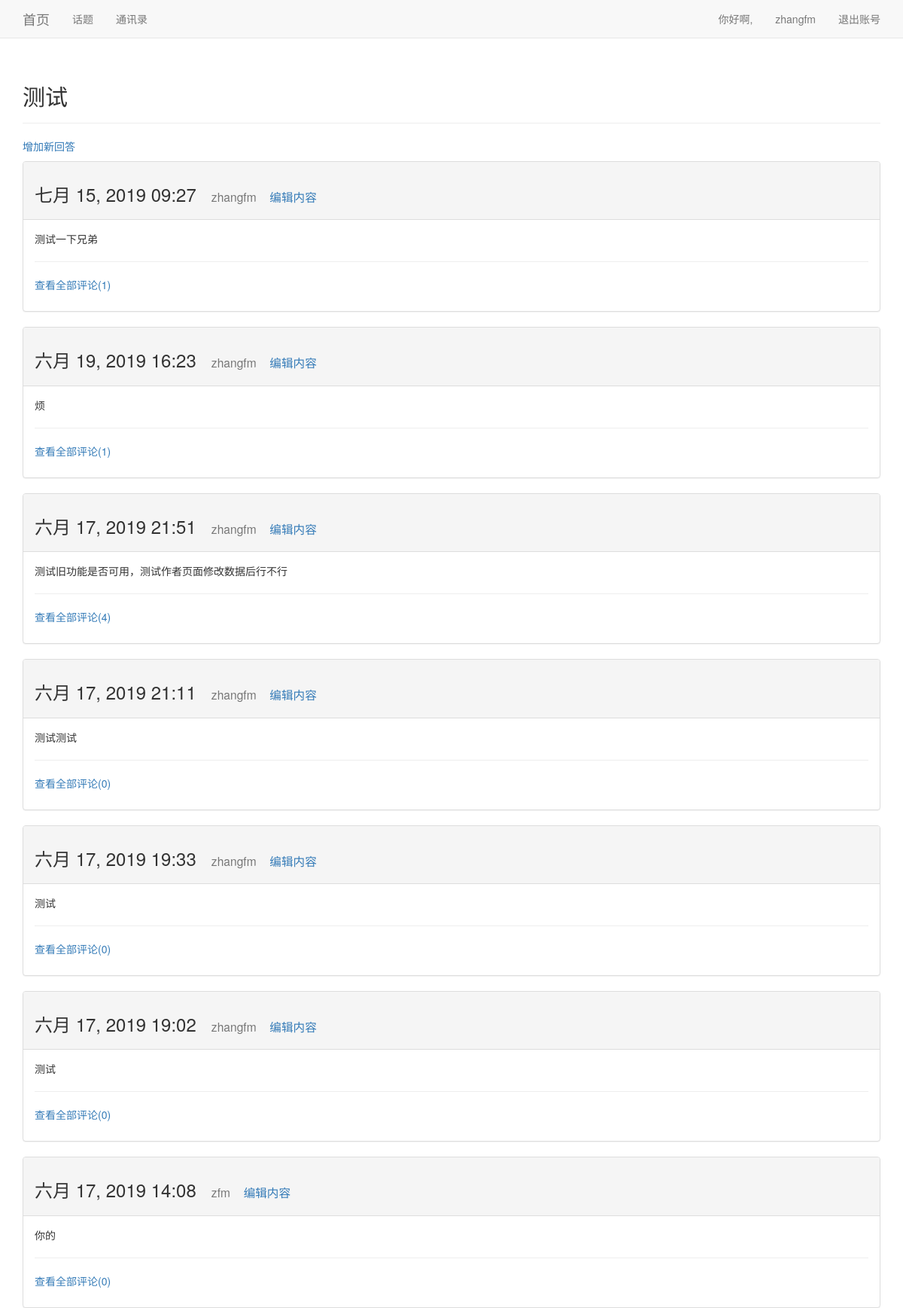
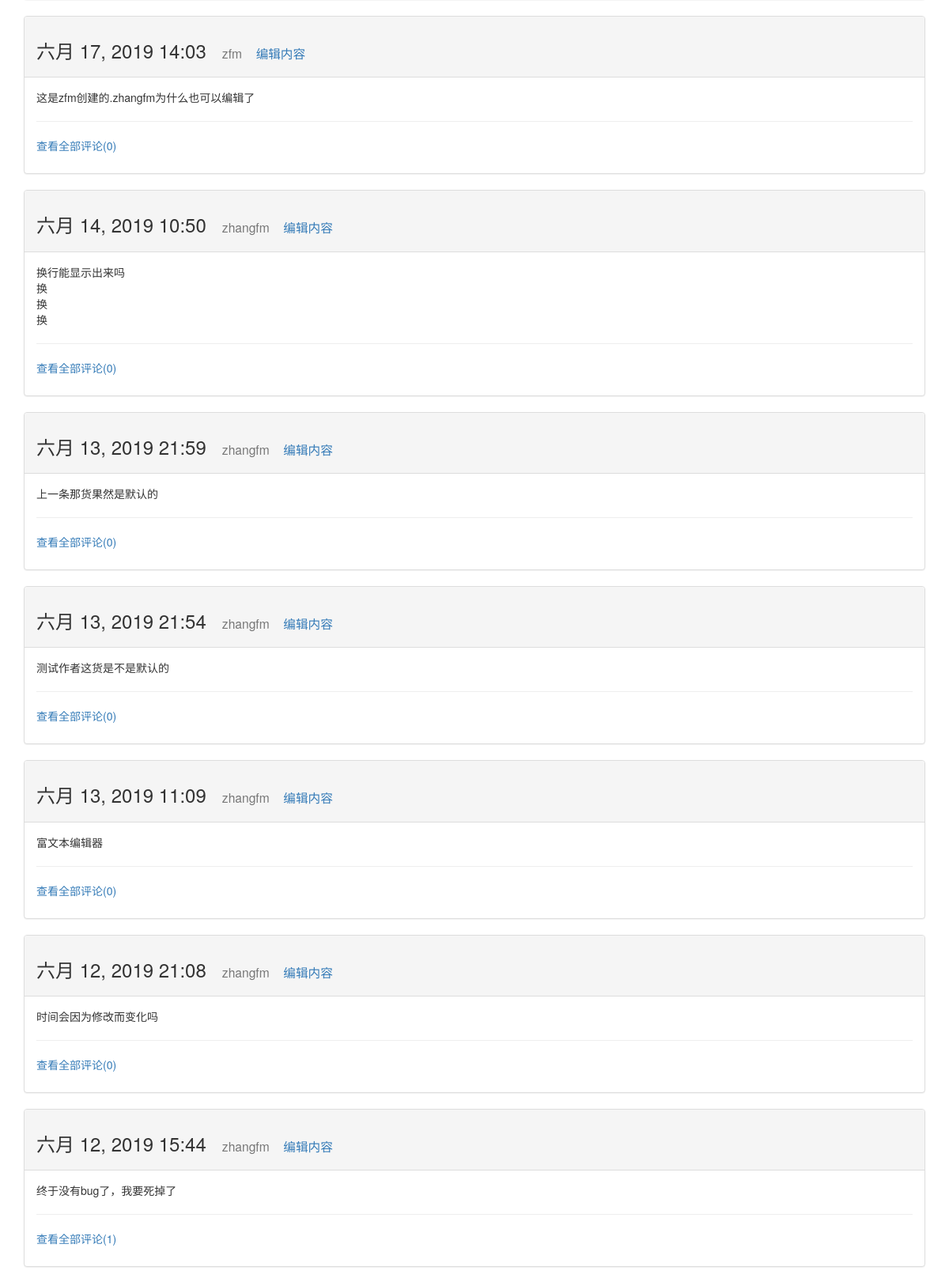
The page /topics/2/ (signed in, upper part) on the database its author committed (2 pictures, top to bottom).
### syy_topics/models.py (models this page shows, shortened)
class SYY_Topic(models.Model):
    text=models.CharField(max_length=200)
    date_added=models.DateTimeField(auto_now_add=True)
    owner=models.ForeignKey(User,on_delete=models.CASCADE)
    class Meta:
        verbose_name_plural='话题'
    def __str__(self):
        return self.text

class SYY_Entry(models.Model):
    topic=models.ForeignKey(SYY_Topic,on_delete=models.CASCADE)
    text=RichTextField('文章标题')
    date_added=models.DateTimeField(auto_now_add=True)
    owner=models.ForeignKey(User,on_delete=models.CASCADE)
    class Meta:
	    verbose_name_plural='回答'

### syy_topics/views.py (the view)
# urls.py: url(r'^topics/(?P<topic_id>\d+)/$',views.topic,name='topic'),
@login_required
def topic(request,topic_id):   #显示特定主体的详细页面
	topic = get_object_or_404(SYY_Topic, id=topic_id)
	entries = topic.syy_entry_set.order_by('-date_added')
	'''number=[]
	b=len(entries)
	for entry in entries:
		a=len(entry.syy_comment_set.order_by('-created_time'))
		number.append(a)'''
	context={'topic':topic,'entries':entries}
	return render(request,'syy_topics/topic.html',context)

### syy_topics/templates/syy_topics/topic.html (shortened to what this page needs)
{% extends 'syy_topics/base.html' %}
{% block header %}
  <h2>{{ topic }}</h2>
{% endblock header %}
{% block content %}
  <p>
    <a href="{% url 'syy_topics:new_entry' topic.id %}">增加新回答</a>
  </p>
  {% for entry in entries %}
    <div class="panel panel-default">
      <div class="panel-heading">
        <h3>
          {{ entry.date_added|date:'M d, Y H:i' }}
		  <small>
		  {{ entry.owner }}
		  </small>
          <small>
            <a href="{% url 'syy_topics:edit_entry' entry.id %}">
              编辑内容</a>
          </small>
        </h3>
      </div>
      <div class="panel-body">
        {{ entry.text|linebreaks }}
		<hr/>
		<p>
		<a href="{% url 'syy_topics:entry' entry.id %}">查看全部评论({{ entry.syy_comment_set.count }})</a>
		</p>
      </div>
    </div>
  {% empty %}
   <p>
    <font size="3" color="#BEBFC3">
     还还没有内容，你要做那个开创者吗？
	</font>
   </p>
  {% endfor %}
{% endblock content %}

### syy_topics/templates/syy_topics/base.html (shortened to what this page needs)
{% load bootstrap3 %}
<!DOCTYPE html>
<html lang="en">
  <head>
    {% bootstrap_css %}
  </head>
  <body>
    <nav class="navbar navbar-default navbar-static-top">
      <div class="container">
        <div class="navbar-header">
          <a class="navbar-brand" href="{% url 'syy_topics:index' %}">
              首页</a>
        </div>
        <div id="navbar" class="navbar-collapse collapse">
          <ul class="nav navbar-nav">
            <li><a href="{% url 'syy_topics:topics' %}">话题</a></li>
          </ul>
		  <ul class="nav navbar-nav">
            <li><a href="{% url 'syy_contacts:search' %}">通讯录</a></li>
          </ul>
          <ul class="nav navbar-nav navbar-right">
            {% if user.is_authenticated %}
              <li><a href="#">你好啊,<li><a href="{% url 'syy_topics:owner' %}">{{ user.username }}</a></a>
              <li><a href="{% url 'users:logout' %}">退出账号</a></li>
            {% else %}
              <li><a href="{% url 'users:register' %}">注册</a></li>
              <li><a href="{% url 'users:login' %}">登录</a></li>
            {% endif %}
          </ul>
        </div>
      </div>
    </nav>
    <div class="container">
      <div class="page-header">
        {% block header %}{% endblock header %}
      </div>
      <div>
        {% block content %}{% endblock content%}
      </div>
    </div>
  </body>
</html>

### rows shown on the page
SYY_Topic: text "测试"
SYY_Entry: date_added "七月 15, 2019 09:27", owner "zhangfm", text "测试一下兄弟", syy_comment_set.count "1"
SYY_Entry: date_added "六月 19, 2019 16:23", owner "zhangfm", text "烦", syy_comment_set.count "1"
SYY_Entry: date_added "六月 17, 2019 21:51", owner "zhangfm", text "测试旧功能是否可用，测试作者页面修改数据后行不行", syy_comment_set.count "4"
SYY_Entry: date_added "六月 17, 2019 21:11", owner "zhangfm", text "测试测试", syy_comment_set.count "0"
SYY_Entry: date_added "六月 17, 2019 19:33", owner "zhangfm", text "测试", syy_comment_set.count "0"
SYY_Entry: date_added "六月 17, 2019 19:02", owner "zhangfm", text "测试", syy_comment_set.count "0"
SYY_Entry: date_added "六月 17, 2019 14:08", owner "zfm", text "你的", syy_comment_set.count "0"
SYY_Entry: date_added "六月 17, 2019 14:03", owner "zfm", text "这是zfm创建的.zhangfm为什么也可以编辑了", syy_comment_set.count "0"
SYY_Entry: date_added "六月 14, 2019 10:50", owner "zhangfm", text "换行能显示出来吗 换 换 换", syy_comment_set.count "0"
SYY_Entry: date_added "六月 13, 2019 21:59", owner "zhangfm", text "上一条那货果然是默认的", syy_comment_set.count "0"
SYY_Entry: date_added "六月 13, 2019 21:54", owner "zhangfm", text "测试作者这货是不是默认的", syy_comment_set.count "0"
SYY_Entry: date_added "六月 13, 2019 11:09", owner "zhangfm", text "富文本编辑器", syy_comment_set.count "0"
SYY_Entry: date_added "六月 12, 2019 21:08", owner "zhangfm", text "时间会因为修改而变化吗", syy_comment_set.count "0"
SYY_Entry: date_added "六月 12, 2019 15:44", owner "zhangfm", text "终于没有bug了，我要死掉了", syy_comment_set.count "1"

### other values the page prints
{{ user.username }} "zhangfm"
